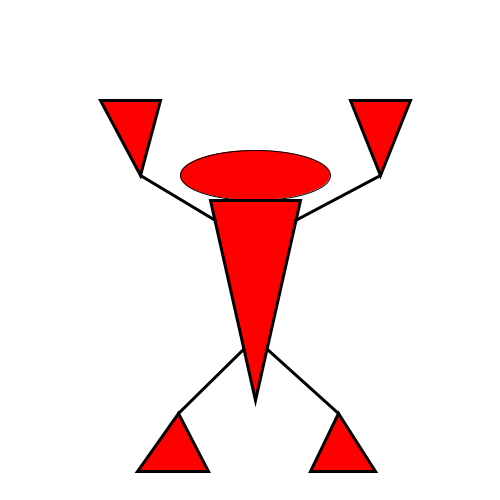
Frame 1 (no input)
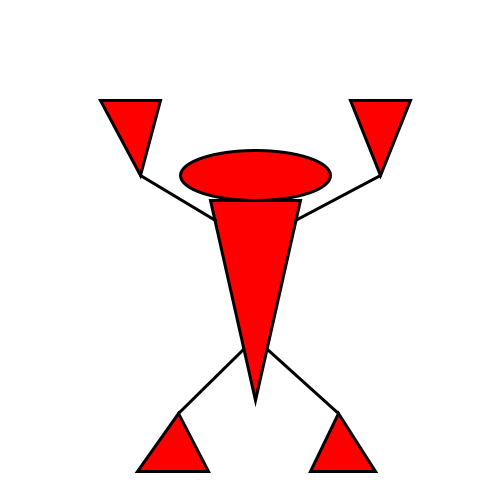
Frame 60 (the mouse pressed at the canvas centre just before this capture)
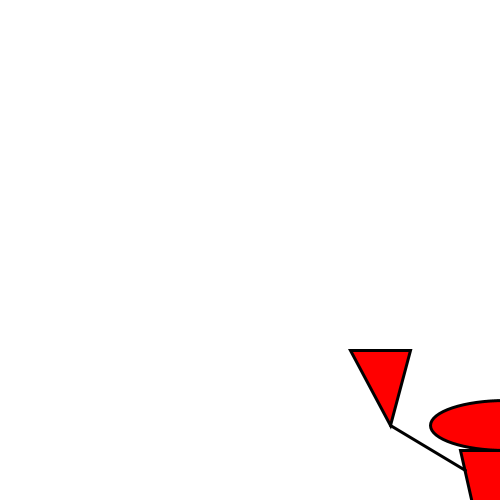
Frame 120 (the mouse held since frame 60 and released just before this capture)

The Processing sketch that drew these frames (run headless with seeded random() and noise(); from frame 60 on, the mouse is pressed at the canvas centre):

// Processing sketch: processing_122842
// ── processing_122842.pde

void setup() {
  size(500, 500);
}


void draw() {
  background(255, 255, 255);
//gezien vanuit het monster

//hoofd
  stroke(0);
  fill(255, 0, 0);
  ellipseMode(CENTER);
  ellipse(mouseX+255,mouseY+175,150,50);

//torso
  stroke(0);
  strokeWeight(3);
  fill(255, 0, 0);
  triangle(mouseX+210,mouseY+200,mouseX+300,mouseY+200,mouseX+255,mouseY+400);

//linkerarm
  line(mouseX+295,mouseY+220,mouseX+380,mouseY+175);

//rechterarm
  line(mouseX+215,mouseY+220,mouseX+140,mouseY+175);

//linkerhand
  triangle(mouseX+380,mouseY+175,mouseX+350,mouseY+100,mouseX+410,mouseY+100);

//rechterhand
  triangle(mouseX+140,mouseY+175,mouseX+160,mouseY+100,mouseX+100,mouseY+100);

//rechterbeen 
  line(mouseX+243,mouseY+349,mouseX+178,mouseY+413);

//linkerbeen
  line(mouseX+267,mouseY+349,mouseX+338,mouseY+413);

//rechtervoet  
  triangle(mouseX+178,mouseY+413,mouseX+137,mouseY+471,mouseX+208,mouseY+471);
  
//linkervoet
  triangle(mouseX+338,mouseY+413,mouseX+310,mouseY+471,mouseX+375,mouseY+471);
  
  println("x" + mouseX);
  println("y" + mouseY);
}
